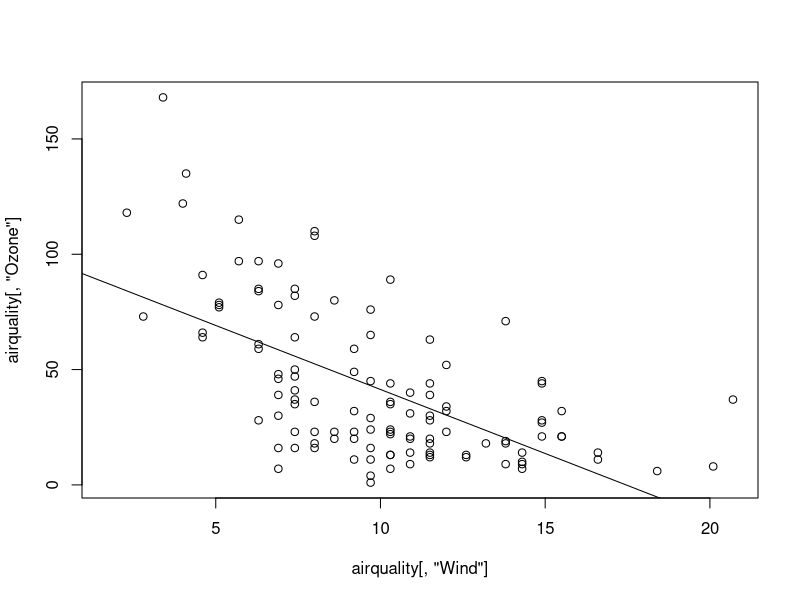

Reproduce this figure in R.
## ---- chunk 1
model = lm(Ozone ~ Wind, data = airquality)
summary(model)
plot(airquality[,"Wind"], airquality[,"Ozone"])
abline(model)
